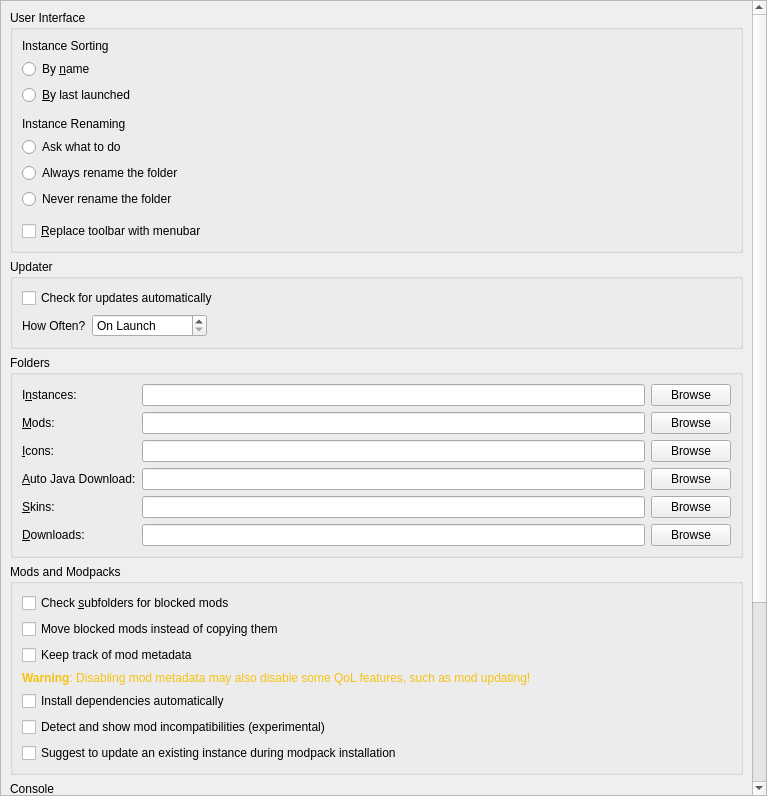
<?xml version="1.0" encoding="UTF-8"?>
<ui version="4.0">
 <class>LauncherPage</class>
 <widget class="QWidget" name="LauncherPage">
  <property name="geometry">
   <rect>
    <x>0</x>
    <y>0</y>
    <width>767</width>
    <height>796</height>
   </rect>
  </property>
  <property name="sizePolicy">
   <sizepolicy hsizetype="MinimumExpanding" vsizetype="MinimumExpanding">
    <horstretch>0</horstretch>
    <verstretch>0</verstretch>
   </sizepolicy>
  </property>
  <layout class="QVBoxLayout" name="verticalLayout">
   <property name="leftMargin">
    <number>0</number>
   </property>
   <property name="topMargin">
    <number>0</number>
   </property>
   <property name="rightMargin">
    <number>0</number>
   </property>
   <property name="bottomMargin">
    <number>0</number>
   </property>
   <item>
    <widget class="QScrollArea" name="scrollArea">
     <property name="horizontalScrollBarPolicy">
      <enum>Qt::ScrollBarPolicy::ScrollBarAsNeeded</enum>
     </property>
     <property name="widgetResizable">
      <bool>true</bool>
     </property>
     <widget class="QWidget" name="scrollAreaWidgetContents">
      <property name="geometry">
       <rect>
        <x>0</x>
        <y>-149</y>
        <width>746</width>
        <height>1222</height>
       </rect>
      </property>
      <layout class="QVBoxLayout" name="verticalLayout_8">
       <item>
        <widget class="QGroupBox" name="userInterfaceBox">
         <property name="enabled">
          <bool>true</bool>
         </property>
         <property name="title">
          <string>User Interface</string>
         </property>
         <layout class="QVBoxLayout" name="verticalLayout_2">
          <item>
           <widget class="QLabel" name="instanceSortingLabel">
            <property name="text">
             <string>Instance Sorting</string>
            </property>
           </widget>
          </item>
          <item>
           <widget class="QRadioButton" name="sortByNameBtn">
            <property name="text">
             <string>By &amp;name</string>
            </property>
            <attribute name="buttonGroup">
             <string notr="true">sortingModeGroup</string>
            </attribute>
           </widget>
          </item>
          <item>
           <widget class="QRadioButton" name="sortLastLaunchedBtn">
            <property name="text">
             <string>&amp;By last launched</string>
            </property>
            <attribute name="buttonGroup">
             <string notr="true">sortingModeGroup</string>
            </attribute>
           </widget>
          </item>
          <item>
           <spacer name="verticalSpacer">
            <property name="orientation">
             <enum>Qt::Orientation::Vertical</enum>
            </property>
            <property name="sizeType">
             <enum>QSizePolicy::Policy::Fixed</enum>
            </property>
            <property name="sizeHint" stdset="0">
             <size>
              <width>0</width>
              <height>6</height>
             </size>
            </property>
           </spacer>
          </item>
          <item>
           <widget class="QLabel" name="renamingBehaviorLabel">
            <property name="text">
             <string>Instance Renaming</string>
            </property>
           </widget>
          </item>
          <item>
           <widget class="QRadioButton" name="askToRenameDirBtn">
            <property name="text">
             <string>Ask what to do</string>
            </property>
            <attribute name="buttonGroup">
             <string notr="true">renamingBehaviorGroup</string>
            </attribute>
           </widget>
          </item>
          <item>
           <widget class="QRadioButton" name="alwaysRenameDirBtn">
            <property name="text">
             <string>Always rename the folder</string>
            </property>
            <attribute name="buttonGroup">
             <string notr="true">renamingBehaviorGroup</string>
            </attribute>
           </widget>
          </item>
          <item>
           <widget class="QRadioButton" name="neverRenameDirBtn">
            <property name="text">
             <string>Never rename the folder</string>
            </property>
            <attribute name="buttonGroup">
             <string notr="true">renamingBehaviorGroup</string>
            </attribute>
           </widget>
          </item>
          <item>
           <spacer name="verticalSpacer_2">
            <property name="orientation">
             <enum>Qt::Orientation::Vertical</enum>
            </property>
            <property name="sizeType">
             <enum>QSizePolicy::Policy::Fixed</enum>
            </property>
            <property name="sizeHint" stdset="0">
             <size>
              <width>0</width>
              <height>6</height>
             </size>
            </property>
           </spacer>
          </item>
          <item>
           <widget class="QCheckBox" name="preferMenuBarCheckBox">
            <property name="toolTip">
             <string>The menubar is more friendly for keyboard-driven interaction.</string>
            </property>
            <property name="text">
             <string>&amp;Replace toolbar with menubar</string>
            </property>
           </widget>
          </item>
         </layout>
        </widget>
       </item>
       <item>
        <widget class="QGroupBox" name="updateSettingsBox">
         <property name="title">
          <string>Updater</string>
         </property>
         <layout class="QGridLayout" name="gridLayout_2">
          <item row="1" column="0">
           <layout class="QHBoxLayout" name="horizontalLayout_2">
            <item>
             <widget class="QLabel" name="updateIntervalLabel">
              <property name="text">
               <string>How Often?</string>
              </property>
             </widget>
            </item>
            <item>
             <widget class="QSpinBox" name="updateIntervalSpinBox">
              <property name="sizePolicy">
               <sizepolicy hsizetype="Maximum" vsizetype="Fixed">
                <horstretch>0</horstretch>
                <verstretch>0</verstretch>
               </sizepolicy>
              </property>
              <property name="toolTip">
               <string>Set to 0 to only check on launch</string>
              </property>
              <property name="specialValueText">
               <string>On Launch</string>
              </property>
              <property name="suffix">
               <string> hours</string>
              </property>
              <property name="prefix">
               <string>Every </string>
              </property>
              <property name="minimum">
               <number>0</number>
              </property>
              <property name="maximum">
               <number>168</number>
              </property>
             </widget>
            </item>
            <item>
             <spacer name="horizontalSpacer">
              <property name="orientation">
               <enum>Qt::Orientation::Horizontal</enum>
              </property>
              <property name="sizeHint" stdset="0">
               <size>
                <width>0</width>
                <height>0</height>
               </size>
              </property>
             </spacer>
            </item>
           </layout>
          </item>
          <item row="0" column="0" colspan="2">
           <widget class="QCheckBox" name="autoUpdateCheckBox">
            <property name="text">
             <string>Check for updates automatically</string>
            </property>
           </widget>
          </item>
         </layout>
        </widget>
       </item>
       <item>
        <widget class="QGroupBox" name="foldersBox">
         <property name="title">
          <string>Folders</string>
         </property>
         <layout class="QGridLayout" name="gridLayout">
          <item row="4" column="1">
           <widget class="QLineEdit" name="skinsDirTextBox"/>
          </item>
          <item row="4" column="2">
           <widget class="QPushButton" name="skinsDirBrowseBtn">
            <property name="text">
             <string>Browse</string>
            </property>
           </widget>
          </item>
          <item row="3" column="0">
           <widget class="QLabel" name="labelJavaDir">
            <property name="text">
             <string>&amp;Auto Java Download:</string>
            </property>
            <property name="toolTip">
             <string>Folder where Prism Launcher stores automatically downloaded Java versions. Do NOT set this to your system Java installation.</string>
            </property>
            <property name="buddy">
             <cstring>javaDirTextBox</cstring>
            </property>
           </widget>
          </item>
          <item row="2" column="2">
           <widget class="QPushButton" name="iconsDirBrowseBtn">
            <property name="text">
             <string>Browse</string>
            </property>
           </widget>
          </item>
          <item row="4" column="0">
           <widget class="QLabel" name="labelSkinsDir">
            <property name="text">
             <string>&amp;Skins:</string>
            </property>
            <property name="buddy">
             <cstring>skinsDirTextBox</cstring>
            </property>
           </widget>
          </item>
          <item row="1" column="0">
           <widget class="QLabel" name="labelModsDir">
            <property name="text">
             <string>&amp;Mods:</string>
            </property>
            <property name="buddy">
             <cstring>modsDirTextBox</cstring>
            </property>
           </widget>
          </item>
          <item row="3" column="2">
           <widget class="QPushButton" name="javaDirBrowseBtn">
            <property name="text">
             <string>Browse</string>
            </property>
           </widget>
          </item>
          <item row="5" column="0">
           <widget class="QLabel" name="labelDownloadsDir">
            <property name="text">
             <string>&amp;Downloads:</string>
            </property>
            <property name="buddy">
             <cstring>downloadsDirTextBox</cstring>
            </property>
           </widget>
          </item>
          <item row="5" column="1">
           <widget class="QLineEdit" name="downloadsDirTextBox"/>
          </item>
          <item row="1" column="1">
           <widget class="QLineEdit" name="modsDirTextBox"/>
          </item>
          <item row="0" column="0">
           <widget class="QLabel" name="labelInstDir">
            <property name="text">
             <string>I&amp;nstances:</string>
            </property>
            <property name="buddy">
             <cstring>instDirTextBox</cstring>
            </property>
           </widget>
          </item>
          <item row="0" column="2">
           <widget class="QPushButton" name="instDirBrowseBtn">
            <property name="text">
             <string>Browse</string>
            </property>
           </widget>
          </item>
          <item row="5" column="2">
           <widget class="QPushButton" name="downloadsDirBrowseBtn">
            <property name="text">
             <string>Browse</string>
            </property>
           </widget>
          </item>
          <item row="0" column="1">
           <widget class="QLineEdit" name="instDirTextBox"/>
          </item>
          <item row="1" column="2">
           <widget class="QPushButton" name="modsDirBrowseBtn">
            <property name="text">
             <string>Browse</string>
            </property>
           </widget>
          </item>
          <item row="3" column="1">
           <widget class="QLineEdit" name="javaDirTextBox"/>
          </item>
          <item row="2" column="1">
           <widget class="QLineEdit" name="iconsDirTextBox"/>
          </item>
          <item row="2" column="0">
           <widget class="QLabel" name="labelIconsDir">
            <property name="text">
             <string>&amp;Icons:</string>
            </property>
            <property name="buddy">
             <cstring>iconsDirTextBox</cstring>
            </property>
           </widget>
          </item>
         </layout>
        </widget>
       </item>
       <item>
        <widget class="QGroupBox" name="modsBox">
         <property name="title">
          <string>Mods and Modpacks</string>
         </property>
         <layout class="QVBoxLayout" name="verticalLayout_4">
          <item>
           <widget class="QCheckBox" name="downloadsDirWatchRecursiveCheckBox">
            <property name="toolTip">
             <string>When enabled, in addition to the downloads folder, its sub folders will also be searched when looking for resources (e.g. when looking for blocked mods on CurseForge).</string>
            </property>
            <property name="text">
             <string>Check &amp;subfolders for blocked mods</string>
            </property>
           </widget>
          </item>
          <item>
           <widget class="QCheckBox" name="downloadsDirMoveCheckBox">
            <property name="toolTip">
             <string>When enabled, it will move blocked resources instead of copying them.</string>
            </property>
            <property name="text">
             <string>Move blocked mods instead of copying them</string>
            </property>
           </widget>
          </item>
          <item>
           <widget class="QCheckBox" name="metadataEnableBtn">
            <property name="toolTip">
             <string>Store version information provided by mod providers (like Modrinth or CurseForge) for mods.</string>
            </property>
            <property name="text">
             <string>Keep track of mod metadata</string>
            </property>
           </widget>
          </item>
          <item>
           <widget class="QLabel" name="metadataWarningLabel">
            <property name="text">
             <string>&lt;html&gt;&lt;head/&gt;&lt;body&gt;&lt;p&gt;&lt;span style=&quot; font-weight:600; color:#f5c211;&quot;&gt;Warning&lt;/span&gt;&lt;span style=&quot; color:#f5c211;&quot;&gt;: Disabling mod metadata may also disable some QoL features, such as mod updating!&lt;/span&gt;&lt;/p&gt;&lt;/body&gt;&lt;/html&gt;</string>
            </property>
            <property name="wordWrap">
             <bool>true</bool>
            </property>
           </widget>
          </item>
          <item>
           <widget class="QCheckBox" name="dependenciesEnableBtn">
            <property name="toolTip">
             <string>Automatically detect, install, and update mod dependencies.</string>
            </property>
            <property name="text">
             <string>Install dependencies automatically</string>
            </property>
           </widget>
          </item>
          <item>
           <widget class="QCheckBox" name="showModIncompatCheckBox">
            <property name="toolTip">
             <string>Currently this just shows mods which are not marked as compatible with the current Minecraft version.</string>
            </property>
            <property name="text">
             <string>Detect and show mod incompatibilities (experimental)</string>
            </property>
           </widget>
          </item>
          <item>
           <widget class="QCheckBox" name="modpackUpdatePromptBtn">
            <property name="toolTip">
             <string>When creating a new modpack instance, suggest updating an existing instance instead.</string>
            </property>
            <property name="text">
             <string>Suggest to update an existing instance during modpack installation</string>
            </property>
           </widget>
          </item>
         </layout>
        </widget>
       </item>
       <item>
        <widget class="QGroupBox" name="groupBox_2">
         <property name="title">
          <string>Console</string>
         </property>
         <layout class="QFormLayout" name="formLayout">
          <property name="labelAlignment">
           <set>Qt::AlignmentFlag::AlignLeading|Qt::AlignmentFlag::AlignLeft|Qt::AlignmentFlag::AlignVCenter</set>
          </property>
          <item row="0" column="0">
           <widget class="QLabel" name="lineLimitLabel">
            <property name="sizePolicy">
             <sizepolicy hsizetype="Maximum" vsizetype="Preferred">
              <horstretch>0</horstretch>
              <verstretch>0</verstretch>
             </sizepolicy>
            </property>
            <property name="text">
             <string>Log History &amp;Limit:</string>
            </property>
            <property name="buddy">
             <cstring>lineLimitSpinBox</cstring>
            </property>
           </widget>
          </item>
          <item row="0" column="1">
           <widget class="QSpinBox" name="lineLimitSpinBox">
            <property name="sizePolicy">
             <sizepolicy hsizetype="Maximum" vsizetype="Fixed">
              <horstretch>0</horstretch>
              <verstretch>0</verstretch>
             </sizepolicy>
            </property>
            <property name="suffix">
             <string> lines</string>
            </property>
            <property name="minimum">
             <number>10000</number>
            </property>
            <property name="maximum">
             <number>1000000</number>
            </property>
            <property name="singleStep">
             <number>10000</number>
            </property>
            <property name="value">
             <number>100000</number>
            </property>
           </widget>
          </item>
          <item row="1" column="0" colspan="2">
           <widget class="QCheckBox" name="checkStopLogging">
            <property name="text">
             <string>&amp;Stop logging when log overflows</string>
            </property>
           </widget>
          </item>
         </layout>
        </widget>
       </item>
       <item>
        <widget class="QGroupBox" name="tasksBox">
         <property name="title">
          <string>Tasks</string>
         </property>
         <layout class="QGridLayout" name="gridLayout_3">
          <item row="2" column="1">
           <widget class="QSpinBox" name="numberOfManualRetriesSpinBox">
            <property name="sizePolicy">
             <sizepolicy hsizetype="Maximum" vsizetype="Fixed">
              <horstretch>0</horstretch>
              <verstretch>0</verstretch>
             </sizepolicy>
            </property>
            <property name="minimumSize">
             <size>
              <width>60</width>
              <height>0</height>
             </size>
            </property>
            <property name="minimum">
             <number>0</number>
            </property>
           </widget>
          </item>
          <item row="1" column="1">
           <widget class="QSpinBox" name="numberOfConcurrentDownloadsSpinBox">
            <property name="sizePolicy">
             <sizepolicy hsizetype="Maximum" vsizetype="Fixed">
              <horstretch>0</horstretch>
              <verstretch>0</verstretch>
             </sizepolicy>
            </property>
            <property name="minimumSize">
             <size>
              <width>60</width>
              <height>0</height>
             </size>
            </property>
            <property name="toolTip">
             <string>Maximum number of files downloaded at the same time. Lower this if downloads fail or your connection is unstable.</string>
            </property>
            <property name="minimum">
             <number>1</number>
            </property>
           </widget>
          </item>
          <item row="3" column="1">
           <widget class="QSpinBox" name="timeoutSecondsSpinBox">
            <property name="sizePolicy">
             <sizepolicy hsizetype="Maximum" vsizetype="Fixed">
              <horstretch>0</horstretch>
              <verstretch>0</verstretch>
             </sizepolicy>
            </property>
            <property name="minimumSize">
             <size>
              <width>60</width>
              <height>0</height>
             </size>
            </property>
            <property name="suffix">
             <string>s</string>
            </property>
           </widget>
          </item>
          <item row="2" column="0">
           <widget class="QLabel" name="numberOfManualRetriesLabel">
            <property name="text">
             <string>Retry Limit:</string>
            </property>
           </widget>
          </item>
          <item row="1" column="0">
           <widget class="QLabel" name="numberOfConcurrentDownloadsLabel">
            <property name="toolTip">
             <string>Maximum number of files downloaded at the same time. Lower this if downloads fail or your connection is unstable.</string>
            </property>
            <property name="text">
             <string>Concurrent Download Limit:</string>
            </property>
           </widget>
          </item>
          <item row="3" column="0">
           <widget class="QLabel" name="timeoutSecondsLabel">
            <property name="toolTip">
             <string>Seconds to wait until the requests are terminated</string>
            </property>
            <property name="text">
             <string>HTTP Timeout:</string>
            </property>
           </widget>
          </item>
          <item row="0" column="1">
           <widget class="QSpinBox" name="numberOfConcurrentTasksSpinBox">
            <property name="sizePolicy">
             <sizepolicy hsizetype="Maximum" vsizetype="Fixed">
              <horstretch>0</horstretch>
              <verstretch>0</verstretch>
             </sizepolicy>
            </property>
            <property name="minimumSize">
             <size>
              <width>60</width>
              <height>0</height>
             </size>
            </property>
            <property name="minimum">
             <number>1</number>
            </property>
           </widget>
          </item>
          <item row="0" column="0">
           <widget class="QLabel" name="numberOfConcurrentTasksLabel">
            <property name="text">
             <string>Concurrent Task Limit:</string>
            </property>
           </widget>
          </item>
          <item row="0" column="2">
           <spacer name="horizontalSpacer_2">
            <property name="orientation">
             <enum>Qt::Orientation::Horizontal</enum>
            </property>
            <property name="sizeHint" stdset="0">
             <size>
              <width>0</width>
              <height>0</height>
             </size>
            </property>
           </spacer>
          </item>
         </layout>
        </widget>
       </item>
       <item>
        <spacer name="verticalSpacer_FeaturesTab">
         <property name="orientation">
          <enum>Qt::Orientation::Vertical</enum>
         </property>
         <property name="sizeHint" stdset="0">
          <size>
           <width>0</width>
           <height>0</height>
          </size>
         </property>
        </spacer>
       </item>
      </layout>
     </widget>
    </widget>
   </item>
  </layout>
 </widget>
 <tabstops>
  <tabstop>scrollArea</tabstop>
  <tabstop>sortByNameBtn</tabstop>
  <tabstop>sortLastLaunchedBtn</tabstop>
  <tabstop>askToRenameDirBtn</tabstop>
  <tabstop>alwaysRenameDirBtn</tabstop>
  <tabstop>neverRenameDirBtn</tabstop>
  <tabstop>preferMenuBarCheckBox</tabstop>
  <tabstop>autoUpdateCheckBox</tabstop>
  <tabstop>updateIntervalSpinBox</tabstop>
  <tabstop>instDirTextBox</tabstop>
  <tabstop>instDirBrowseBtn</tabstop>
  <tabstop>modsDirTextBox</tabstop>
  <tabstop>modsDirBrowseBtn</tabstop>
  <tabstop>iconsDirTextBox</tabstop>
  <tabstop>iconsDirBrowseBtn</tabstop>
  <tabstop>javaDirTextBox</tabstop>
  <tabstop>javaDirBrowseBtn</tabstop>
  <tabstop>skinsDirTextBox</tabstop>
  <tabstop>skinsDirBrowseBtn</tabstop>
  <tabstop>downloadsDirTextBox</tabstop>
  <tabstop>downloadsDirBrowseBtn</tabstop>
  <tabstop>downloadsDirWatchRecursiveCheckBox</tabstop>
  <tabstop>downloadsDirMoveCheckBox</tabstop>
  <tabstop>metadataEnableBtn</tabstop>
  <tabstop>dependenciesEnableBtn</tabstop>
  <tabstop>showModIncompatCheckBox</tabstop>
  <tabstop>modpackUpdatePromptBtn</tabstop>
  <tabstop>downloadGameFilesBtn</tabstop>
  <tabstop>lineLimitSpinBox</tabstop>
  <tabstop>checkStopLogging</tabstop>
  <tabstop>numberOfConcurrentTasksSpinBox</tabstop>
  <tabstop>numberOfConcurrentDownloadsSpinBox</tabstop>
  <tabstop>numberOfManualRetriesSpinBox</tabstop>
  <tabstop>timeoutSecondsSpinBox</tabstop>
 </tabstops>
 <resources/>
 <connections/>
 <buttongroups>
  <buttongroup name="renamingBehaviorGroup"/>
  <buttongroup name="sortingModeGroup"/>
 </buttongroups>
</ui>
